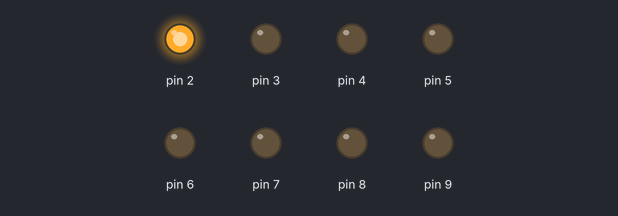
This sketch was run on a simulated Arduino Uno, built with avr-gcc and run on an emulated ATmega328P. On the bench: output pins drawn as LEDs (lit = HIGH).

Above: at 0.5 s.
At 1.07 s:
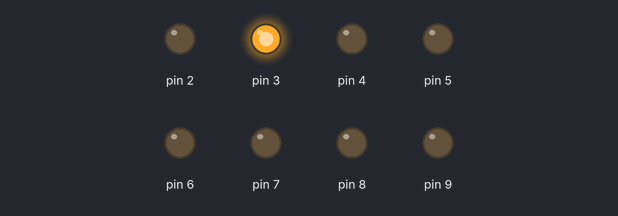
At 1.37 s:
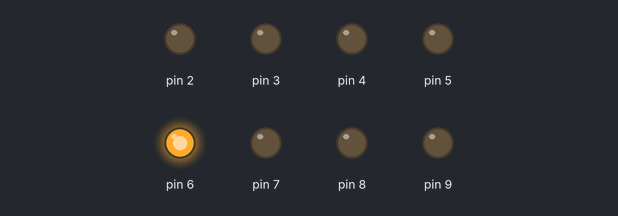
At 1.67 s:
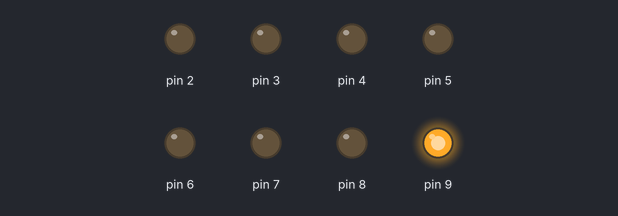
At 2.92 s:
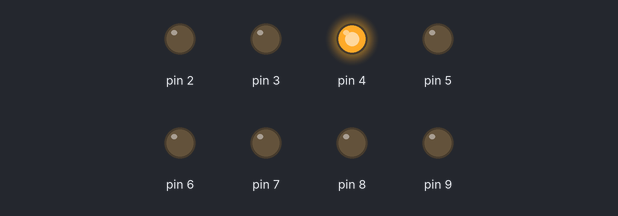
At 3.47 s:
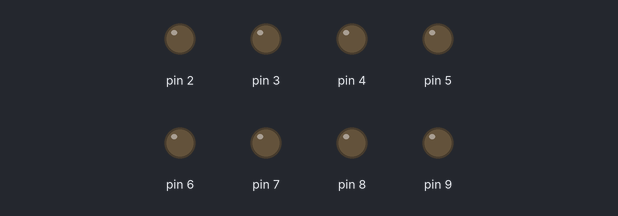
Timing chart, 0 to 4.0 s (numbered marks = the images above):
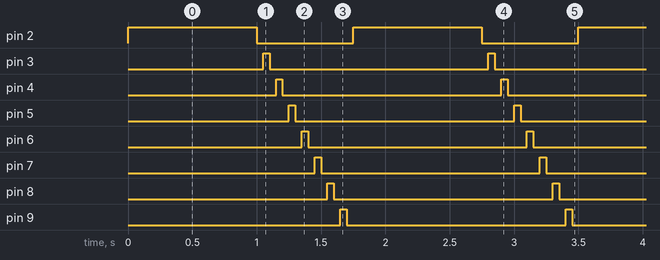

The sketch:

PUsummerschoolonexy__.ino
```cpp
int x =1000;
int y =50;


void setup() {
  // put your setup code here, to run once:
  pinMode(2,OUTPUT);
  pinMode(3,OUTPUT);
  pinMode(4,OUTPUT);
  pinMode(5,OUTPUT);
  pinMode(6,OUTPUT);
  pinMode(7,OUTPUT);
  pinMode(8,OUTPUT);
  pinMode(9,OUTPUT);


}

void loop() {
  digitalWrite(2, HIGH);   // turn the LED on (HIGH is the voltage level)
  delay(x);              // wait for three second
  digitalWrite(2, LOW);    // turn the LED off by making the voltage LOW
  delay(y);              // wait for a second

  digitalWrite(3, HIGH);   // turn the LED on (HIGH is the voltage level)
  delay(y);              // wait for three second
  digitalWrite(3, LOW);    // turn the LED off by making the voltage LOW
  delay(y);              // wait for a second

  digitalWrite(4, HIGH);   // turn the LED on (HIGH is the voltage level)
  delay(y);              // wait for three second
  digitalWrite(4, LOW);    // turn the LED off by making the voltage LOW
  delay(y);              // wait for a second

  digitalWrite(5, HIGH);   // turn the LED on (HIGH is the voltage level)
  delay(y);              // wait for three second
  digitalWrite(5, LOW);    // turn the LED off by making the voltage LOW
  delay(y);              // wait for a second

  digitalWrite(6, HIGH);   // turn the LED on (HIGH is the voltage level)
  delay(y);              // wait for three second
  digitalWrite(6, LOW);    // turn the LED off by making the voltage LOW
  delay(y);              // wait for a second

  digitalWrite(7, HIGH);   // turn the LED on (HIGH is the voltage level)
  delay(y);              // wait for three second
  digitalWrite(7, LOW);    // turn the LED off by making the voltage LOW
  delay(y);              // wait for a second

  digitalWrite(8, HIGH);   // turn the LED on (HIGH is the voltage level)
  delay(y);              // wait for three second
  digitalWrite(8, LOW);    // turn the LED off by making the voltage LOW
  delay(y);              // wait for a second

  digitalWrite(9, HIGH);   // turn the LED on (HIGH is the voltage level)
  delay(y);              // wait for three second
  digitalWrite(9, LOW);    // turn the LED off by making the voltage LOW
  delay(y);              // wait for a second

}
```

Measured:
- by itself, pin 2: alternates HIGH for 1.0 s and LOW for 0.75 s
- by itself, pin 3–9: alternates HIGH for 0.05 s and LOW for 1.7 s
- by itself, everything shown: repeats every 1.8 s, in 16 steps
